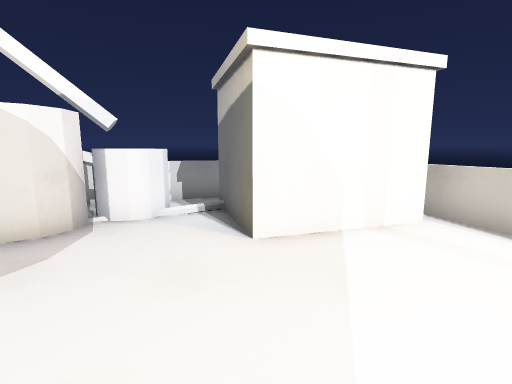
[1] (above)

12 first-person views from a walk through a Godot game level. The camera is 1.5 m above the floor, tilts 10° down and sees 85° across. The floor is counted in squares, 1 m on a side. Each view is taken from the middle of a square. On the plan, view 1 faces up. The plan holds only what a view shows up to about 14 squares ahead; the rest is blank. The place goes on beyond the plan. Surface patterns are stand-ins for the level's own textures.

[2]
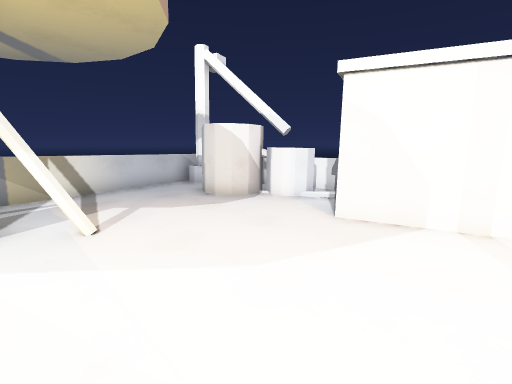

[3]
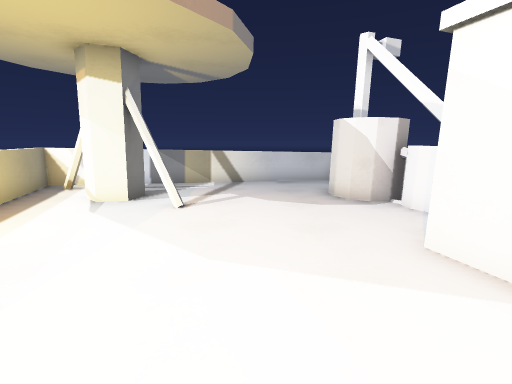

[4]
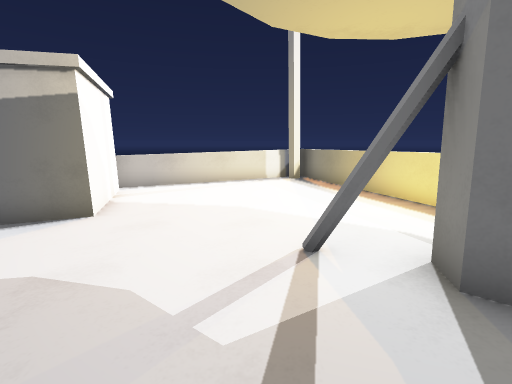

[5]
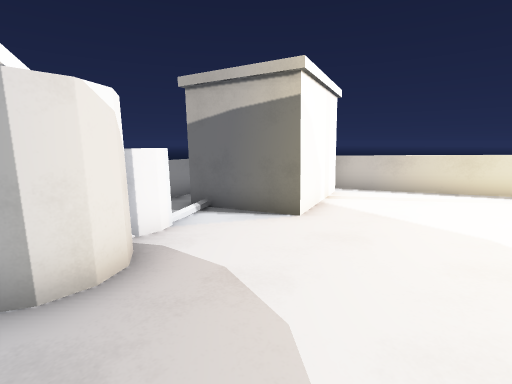

[6]
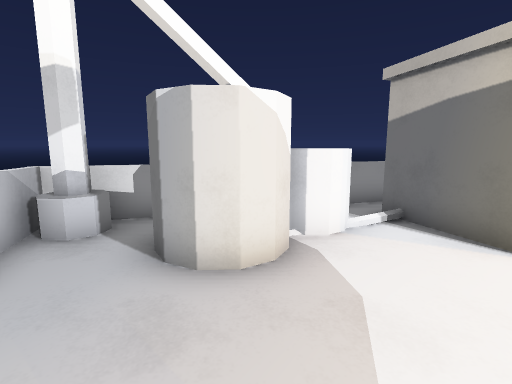

[7]
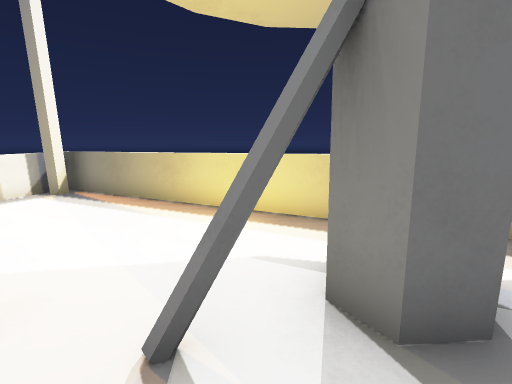

[8]
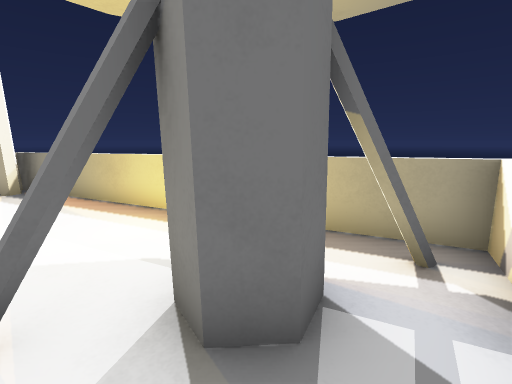

[9]
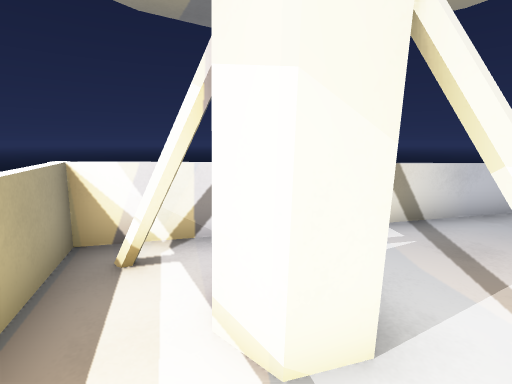

[10]
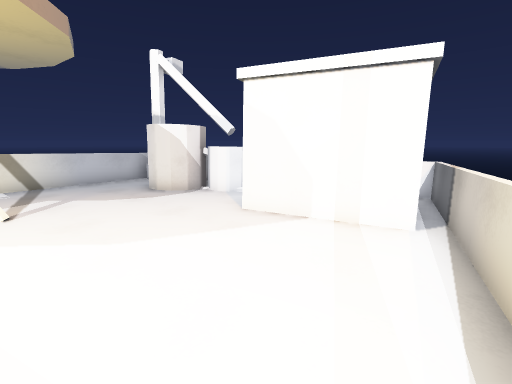

[11]
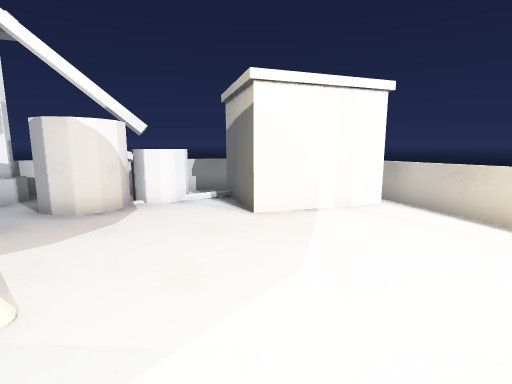

[12]
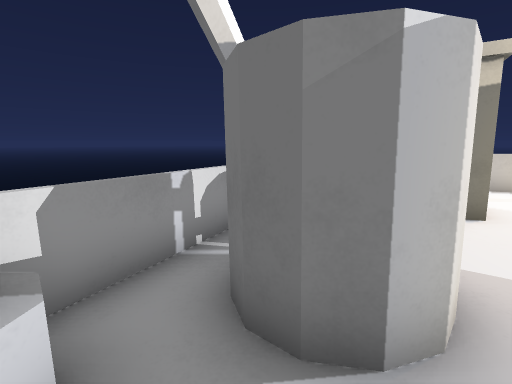

### Floor plan
Points are (right, up) in squares from view 1. A wall is a line through its corners. A room is listed if a view was taken in it or the views show most of it. See-through windows are left out.
Room 1 (views 1, 2, 3, 4, 5, 6, 7, 8, 9, 10, 11)
walls: (-2.2, 0.2) (-2.7, -0.8); (-2.9, -0.4) (-2.4, -0.3); (-2.9, -0.7) (-2.3, 0.3); (-3.4, 5.2) (-3.7, 4.7) (-4.2, 4.4) (-4.7, 4.3) (-5.2, 4.6); (-2.7, 5.8) (-3.1, 5.8); (-2.1, 6.2) (-2.9, 5.7); (-2.2, 7) (-2.1, 6.5) (-2.3, 6.1); (-3.6, -2.5) (-4.1, -3.7); (-7.2, 3.2) (-4.7, -4.5) (6.4, -0.9) (3, 9.5); (-4.3, -3.6) (-3.7, -2.3) (-3.9, -1.5) (-3.5, -1) (-2.8, -1.1) (-2.5, -1.8) (-3.1, -2.4); (5.6, -0.9) (5.5, -0.6) (5.7, -0.3); (0.1, 9.3) (-3.9, 8)
ways out: opening at (-6, 4) to room 2; opening at (-5, -2); opening at (5, 5)
objects: block (-1, 7) to (-1, 8); block (0, 5) to (3, 6)
Room 2 (view 12)
walls: (-5.2, 4.6) (-5.5, 5) (-5.6, 5.6) (-5.3, 6.2); (-7.2, 6.4) (-7, 5.7); (-3.9, 8) (-8.3, 6.5) (-7.2, 3.2)
low walls: (-7, 5.7) (-7.2, 5.5); (-6.8, 6.2) (-6.8, 5.8)
ways out: opening at (-6, 4) to room 1; opening at (-7, 4)

Where each view was taken, in squares from view 1:
view 1: 0 up, 0 right, facing up
view 2: 1 down, 3 right, facing up-left
view 3: 2 up, 4 right, facing left
view 4: 1 up, 6 left, facing right
view 5: 1 up, 5 left, facing up-right
view 6: 1 up, 4 left, facing up
view 7: 1 up, 4 left, facing down-right
view 8: 0 up, 5 left, facing down-right
view 9: 2 down, 1 left, facing left
view 10: 0 up, 5 right, facing up-left
view 11: 2 down, 0 right, facing up
view 12: 4 up, 7 left, facing up-right
